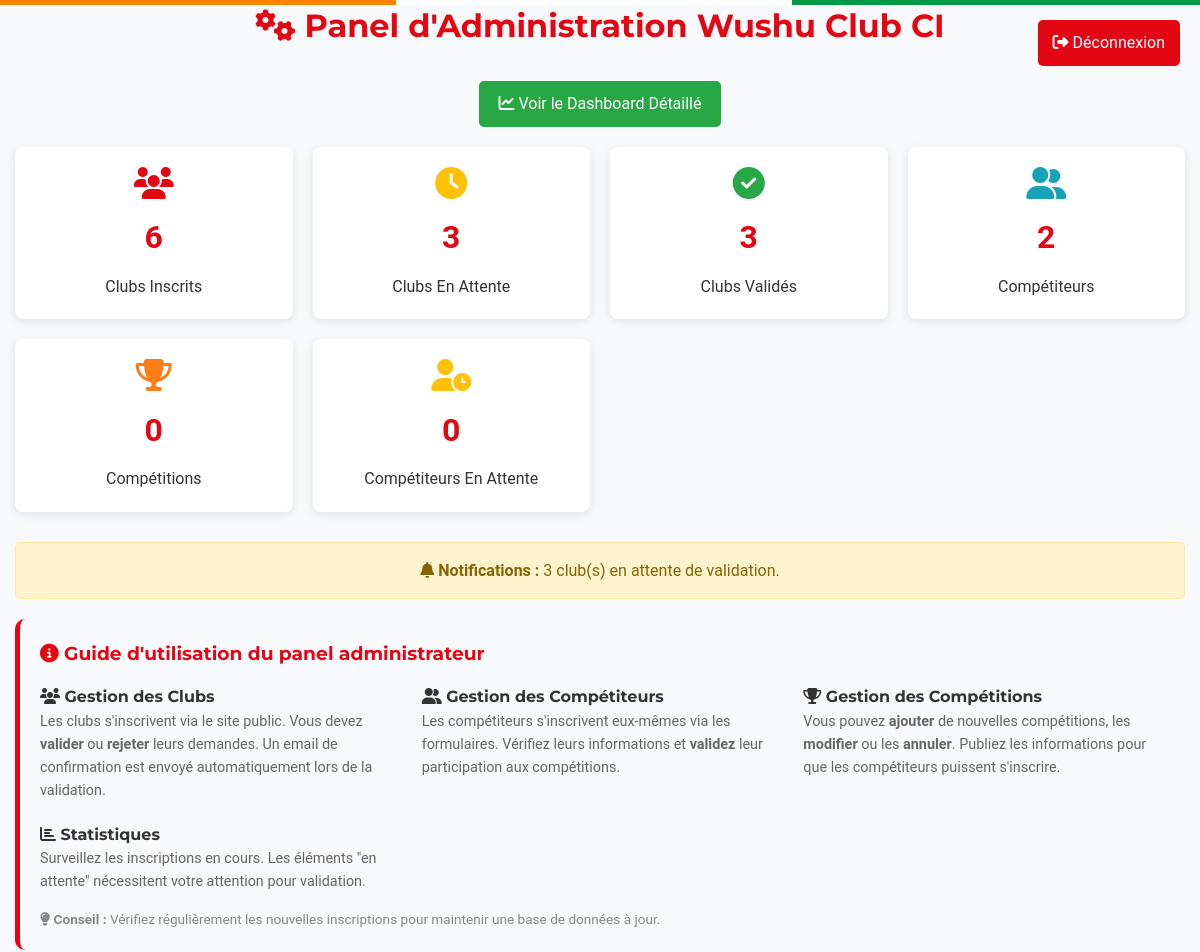
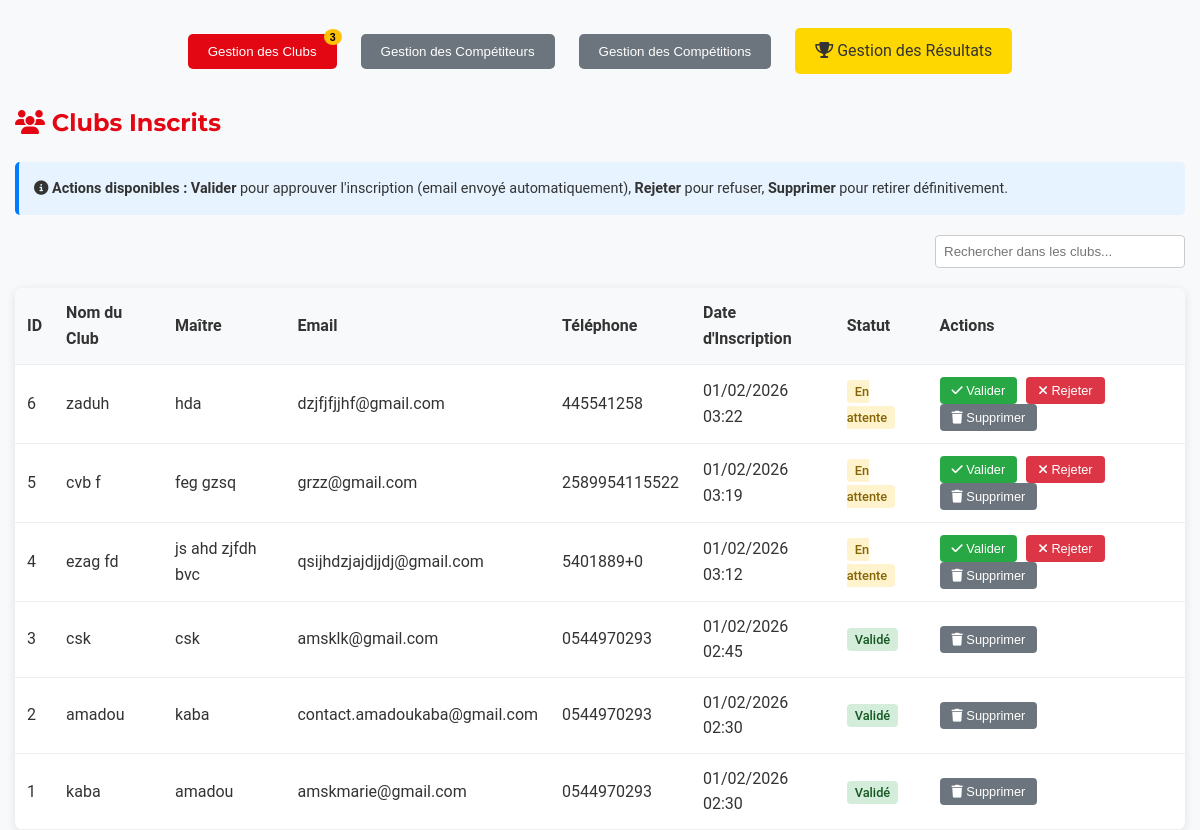
Before: /admin.php (signed in) with the older database file (2 pictures, top to bottom).
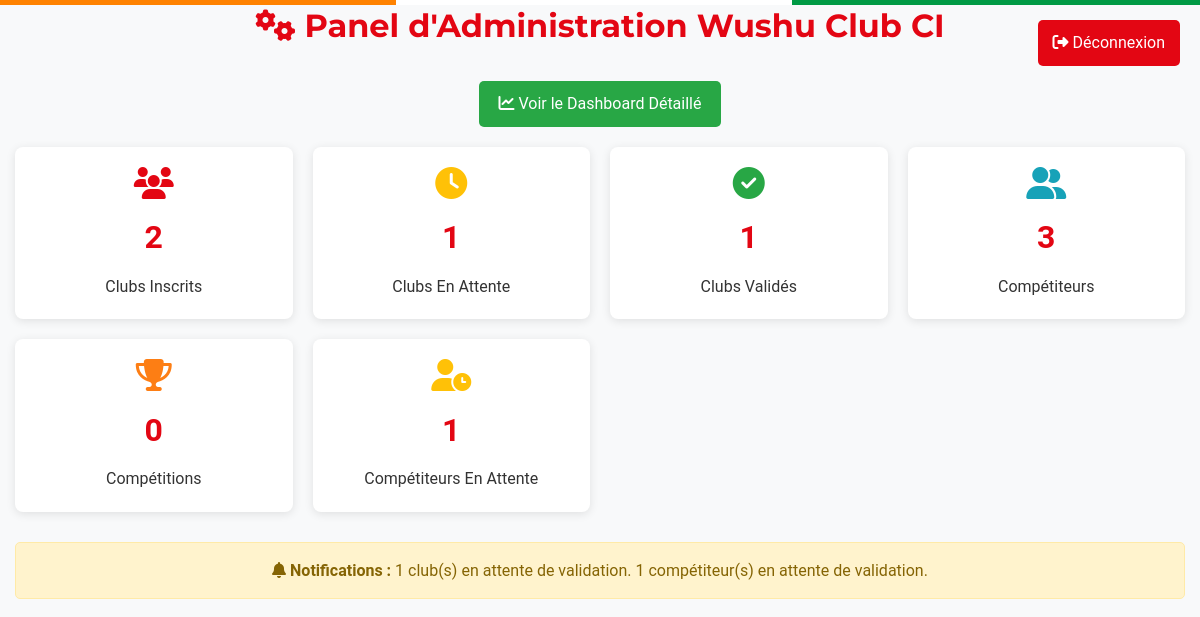
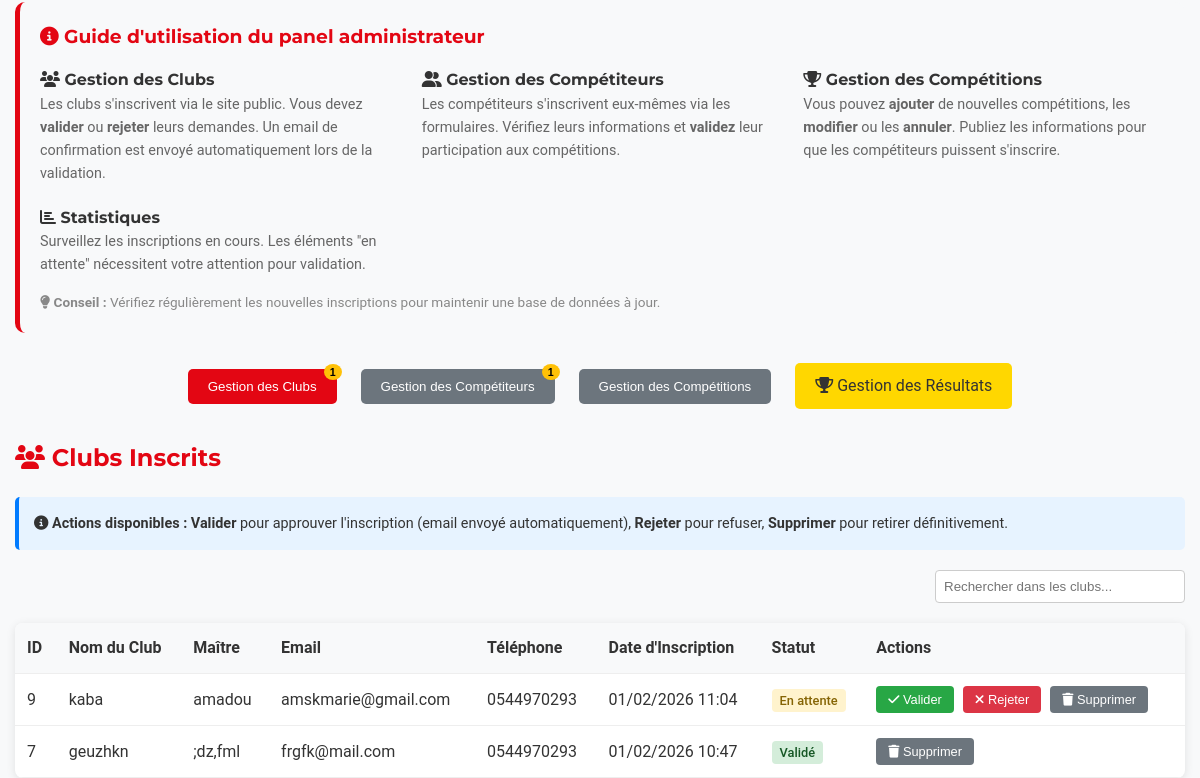
After: the same page with the newer database file (2 pictures, top to bottom).
### tables this page shows
CREATE TABLE clubs (
        id INTEGER PRIMARY KEY AUTOINCREMENT,
        nom_club TEXT NOT NULL UNIQUE,
        maitre TEXT NOT NULL,
        email TEXT NOT NULL UNIQUE,
        telephone TEXT,
        date_inscription DATETIME DEFAULT CURRENT_TIMESTAMP,
        statut TEXT DEFAULT 'en_attente'
    );

### admin.php (the view, shortened to what the rows shown need)
<?php
$db_file = 'wushuclubci.db';
try {
    $pdo = new PDO("sqlite:$db_file");
    $pdo->setAttribute(PDO::ATTR_ERRMODE, PDO::ERRMODE_EXCEPTION);
} catch (PDOException $e) {
    die("Erreur de base de données : " . $e->getMessage());
}
$logged_in = isset($_SESSION['admin_logged_in']) && $_SESSION['admin_logged_in'] === true;
if ($logged_in) {
    $stmt = $pdo->query("SELECT * FROM clubs ORDER BY date_inscription DESC");
    $clubs = $stmt->fetchAll(PDO::FETCH_ASSOC);
}
?>
<!DOCTYPE html>
<html lang="fr">
<head>
    <link rel="stylesheet" href="https://cdnjs.cloudflare.com/ajax/libs/font-awesome/6.4.0/css/all.min.css">
    <link rel="stylesheet" href="css/styles.css">
</head>
<body class="ivory-theme">
    <div class="container">
        <?php if (!$logged_in): ?>
            <div class="admin-login">
                <h2 style="text-align: center; color: #e30613; margin-bottom: 30px;">
                    <i class="fas fa-lock"></i> Connexion Administration Wushu Club CI
                </h2>
                <?php if (isset($login_error)): ?>
                    <div style="color: #e74c3c; margin-bottom: 15px; text-align: center;">
                        <?php echo $login_error; ?>
                    </div>
                <?php endif; ?>
                <form method="post" action="<?php echo htmlspecialchars($_SERVER["PHP_SELF"]); ?>">
                    <div style="margin-bottom: 15px;">
                        <label for="username" style="display: block; margin-bottom: 5px; font-weight: 600;">Nom d'utilisateur</label>
                        <input type="text" id="username" name="username" required style="width: 100%; padding: 10px; border: 1px solid #ddd; border-radius: 4px;">
                    </div>
                    <div style="margin-bottom: 20px;">
                        <label for="password" style="display: block; margin-bottom: 5px; font-weight: 600;">Mot de passe</label>
                        <input type="password" id="password" name="password" required style="width: 100%; padding: 10px; border: 1px solid #ddd; border-radius: 4px;">
                    </div>
                    <input type="hidden" name="login" value="1">
                    <button type="submit" style="width: 100%; background: #e30613; color: white; padding: 12px; border: none; border-radius: 4px; cursor: pointer; font-size: 16px;">
                        <i class="fas fa-sign-in-alt"></i> Se connecter
                    </button>
                </form>
                <div style="text-align: center; margin-top: 20px;">
                    <a href="index.html" style="color: #e30613; text-decoration: none;">
                        <i class="fas fa-arrow-left"></i> Retour au site public
                    </a>
                </div>
            </div>
        <?php else: ?>
            <h1 style="text-align: center; color: #e30613; margin-bottom: 30px;">
                <i class="fas fa-cogs"></i> Panel d'Administration Wushu Club CI
            </h1>
            <div id="section-clubs" class="admin-section">
                <h2 style="color: #e30613; margin-bottom: 20px;"><i class="fas fa-users"></i> Clubs Inscrits</h2>
                <div class="clubs-table">
                    <table id="clubs-table">
                        <thead>
                            <tr>
                                <th>ID</th>
                                <th>Nom du Club</th>
                                <th>Maître</th>
                                <th>Email</th>
                                <th>Téléphone</th>
                                <th>Date d'Inscription</th>
                                <th>Statut</th>
                                <th>Actions</th>
                            </tr>
                        </thead>
                        <tbody>
                            <?php foreach ($clubs as $club): ?>
                                <tr>
                                    <td><?php echo $club['id']; ?></td>
                                    <td><?php echo htmlspecialchars($club['nom_club']); ?></td>
                                    <td><?php echo htmlspecialchars($club['maitre']); ?></td>
                                    <td><?php echo htmlspecialchars($club['email']); ?></td>
                                    <td><?php echo htmlspecialchars($club['telephone']); ?></td>
                                    <td><?php echo date('d/m/Y H:i', strtotime($club['date_inscription'])); ?></td>
                                    <td>
                                        <span class="status-badge status-<?php echo $club['statut']; ?>">
                                            <?php
                                            if ($club['statut'] == 'en_attente') echo 'En attente';
                                            elseif ($club['statut'] == 'valide') echo 'Validé';
                                            elseif ($club['statut'] == 'rejete') echo 'Rejeté';
                                            ?>
                                        </span>
                                    </td>
                                    <td>
                                        <?php if ($club['statut'] == 'en_attente'): ?>
                                            <form method="post" style="display: inline;">
                                                <button type="submit" name="action" value="valider" class="action-btn btn-valider" onclick="return confirm('Êtes-vous sûr de vouloir valider ce club ? Un email de confirmation sera envoyé.')">
                                                    <i class="fas fa-check"></i> Valider
                                                </button>
                                                <button type="submit" name="action" value="rejeter" class="action-btn btn-rejeter" onclick="return confirm('Êtes-vous sûr de vouloir rejeter ce club ?')">
                                                    <i class="fas fa-times"></i> Rejeter
                                                </button>
                                            </form>
                                        <?php endif; ?>
                                        <form method="post" style="display: inline;">
                                            <button type="submit" name="action" value="supprimer" class="action-btn btn-supprimer" onclick="return confirm('Êtes-vous sûr de vouloir supprimer ce club ?')">
                                                <i class="fas fa-trash"></i> Supprimer
                                            </button>
                                        </form>
                                    </td>
                                </tr>
                            <?php endforeach; ?>
                        </tbody>
                    </table>
                </div>
            </div>
        <?php endif; ?>
    </div>
</body>
</html>

Changed rows visible on the page:
removed clubs: id "6", nom_club "zaduh", maitre "hda", email "dzjfjfjjhf@gmail.com", telephone "445541258", date_inscription "01/02/2026 03:22", statut "En attente"
removed clubs: id "5", nom_club "cvb f", maitre "feg gzsq", email "grzz@gmail.com", telephone "2589954115522", date_inscription "01/02/2026 03:19", statut "En attente"
removed clubs: id "4", nom_club "ezag fd", maitre "js ahd zjfdh bvc", email "qsijhdzjajdjjdj@gmail.com", telephone "5401889+0", date_inscription "01/02/2026 03:12", statut "En attente"
removed clubs: id "3", nom_club "csk", maitre "csk", email "amsklk@gmail.com", telephone "0544970293", date_inscription "01/02/2026 02:45", statut "Validé"
removed clubs: id "2", nom_club "amadou", maitre "kaba", email "contact.amadoukaba@gmail.com", telephone "0544970293", date_inscription "01/02/2026 02:30", statut "Validé"
removed clubs: id "1", nom_club "kaba", maitre "amadou", email "amskmarie@gmail.com", telephone "0544970293", date_inscription "01/02/2026 02:30", statut "Validé"
added clubs: id "9", nom_club "kaba", maitre "amadou", email "amskmarie@gmail.com", telephone "0544970293", date_inscription "01/02/2026 11:04", statut "En attente"
added clubs: id "7", nom_club "geuzhkn", maitre ";dz,fml", email "frgfk@mail.com", telephone "0544970293", date_inscription "01/02/2026 10:47", statut "Validé"
Other visible differences:
$stats['total_clubs']: "6" → "2"
$stats['en_attente']: "3" → "1"
$stats['valides']: "3" → "1"
$stats['total_competiteurs']: "2" → "3"
$stats['competiteurs_attente']: "0" → "1"
$stats['competiteurs_attente']: (not shown) → "1"
text now shown: "compétiteur(s) en attente de validation."
